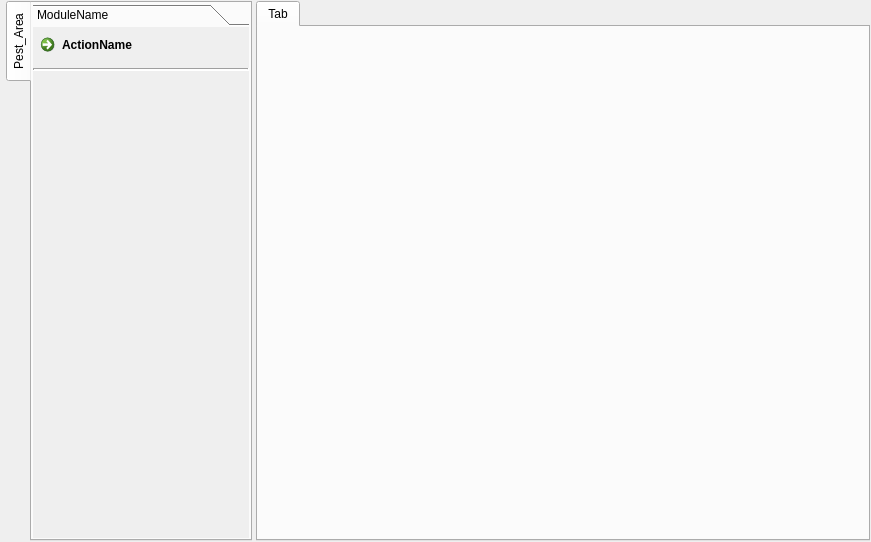
<?xml version="1.0" encoding="UTF-8"?>
<ui version="4.0">
 <class>Form</class>
 <widget class="QWidget" name="Form">
  <property name="geometry">
   <rect>
    <x>0</x>
    <y>0</y>
    <width>871</width>
    <height>542</height>
   </rect>
  </property>
  <property name="windowTitle">
   <string>Form</string>
  </property>
  <layout class="QHBoxLayout" name="horizontalLayout" stretch="0,4,0">
   <property name="spacing">
    <number>4</number>
   </property>
   <property name="sizeConstraint">
    <enum>QLayout::SetMaximumSize</enum>
   </property>
   <property name="margin">
    <number>1</number>
   </property>
   <item>
    <widget class="QFrame" name="frame_4">
     <property name="frameShape">
      <enum>QFrame::NoFrame</enum>
     </property>
     <property name="frameShadow">
      <enum>QFrame::Raised</enum>
     </property>
     <layout class="QVBoxLayout" name="verticalLayout_4">
      <property name="spacing">
       <number>0</number>
      </property>
      <property name="leftMargin">
       <number>1</number>
      </property>
      <property name="topMargin">
       <number>1</number>
      </property>
      <property name="rightMargin">
       <number>0</number>
      </property>
      <property name="bottomMargin">
       <number>1</number>
      </property>
     </layout>
    </widget>
   </item>
   <item>
    <widget class="QTabWidget" name="areasTab">
     <property name="sizePolicy">
      <sizepolicy hsizetype="Preferred" vsizetype="Expanding">
       <horstretch>0</horstretch>
       <verstretch>0</verstretch>
      </sizepolicy>
     </property>
     <property name="focusPolicy">
      <enum>Qt::NoFocus</enum>
     </property>
     <property name="tabPosition">
      <enum>QTabWidget::West</enum>
     </property>
     <property name="tabShape">
      <enum>QTabWidget::Rounded</enum>
     </property>
     <property name="currentIndex">
      <number>0</number>
     </property>
     <widget class="QWidget" name="tab_2">
      <attribute name="title">
       <string>Pest_Area</string>
      </attribute>
      <layout class="QVBoxLayout" name="verticalLayout_2">
       <property name="spacing">
        <number>1</number>
       </property>
       <property name="sizeConstraint">
        <enum>QLayout::SetNoConstraint</enum>
       </property>
       <property name="margin">
        <number>1</number>
       </property>
       <item>
        <widget class="QToolBox" name="toolBoxModulos">
         <property name="sizePolicy">
          <sizepolicy hsizetype="Preferred" vsizetype="Preferred">
           <horstretch>0</horstretch>
           <verstretch>0</verstretch>
          </sizepolicy>
         </property>
         <property name="frameShape">
          <enum>QFrame::NoFrame</enum>
         </property>
         <property name="currentIndex">
          <number>0</number>
         </property>
         <property name="tabSpacing">
          <number>1</number>
         </property>
         <widget class="QWidget" name="page_3">
          <property name="geometry">
           <rect>
            <x>0</x>
            <y>0</y>
            <width>211</width>
            <height>508</height>
           </rect>
          </property>
          <property name="sizePolicy">
           <sizepolicy hsizetype="Preferred" vsizetype="Preferred">
            <horstretch>0</horstretch>
            <verstretch>0</verstretch>
           </sizepolicy>
          </property>
          <attribute name="label">
           <string>ModuleName</string>
          </attribute>
          <layout class="QFormLayout" name="formLayout_2">
           <property name="sizeConstraint">
            <enum>QLayout::SetDefaultConstraint</enum>
           </property>
           <property name="fieldGrowthPolicy">
            <enum>QFormLayout::AllNonFixedFieldsGrow</enum>
           </property>
           <property name="rowWrapPolicy">
            <enum>QFormLayout::WrapLongRows</enum>
           </property>
           <property name="horizontalSpacing">
            <number>0</number>
           </property>
           <property name="verticalSpacing">
            <number>0</number>
           </property>
           <property name="margin">
            <number>0</number>
           </property>
           <item row="2" column="1">
            <widget class="QCommandLinkButton" name="commandLinkButton_7">
             <property name="text">
              <string>ActionName</string>
             </property>
            </widget>
           </item>
           <item row="3" column="1">
            <widget class="QFrame" name="frame_2">
             <property name="frameShape">
              <enum>QFrame::HLine</enum>
             </property>
             <property name="frameShadow">
              <enum>QFrame::Sunken</enum>
             </property>
             <property name="lineWidth">
              <number>2</number>
             </property>
            </widget>
           </item>
          </layout>
         </widget>
        </widget>
       </item>
      </layout>
     </widget>
    </widget>
   </item>
   <item>
    <widget class="QTabWidget" name="tabWidget_2">
     <property name="sizePolicy">
      <sizepolicy hsizetype="Expanding" vsizetype="Expanding">
       <horstretch>10</horstretch>
       <verstretch>0</verstretch>
      </sizepolicy>
     </property>
     <property name="currentIndex">
      <number>0</number>
     </property>
     <widget class="QWidget" name="tab_4">
      <attribute name="title">
       <string>Tab</string>
      </attribute>
     </widget>
    </widget>
   </item>
  </layout>
 </widget>
 <resources/>
 <connections/>
</ui>
